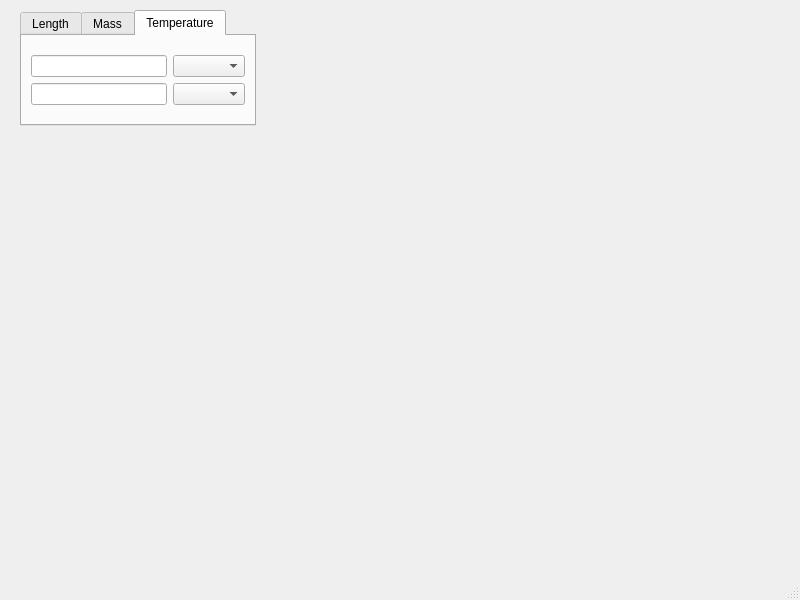
<?xml version="1.0" encoding="UTF-8"?>
<ui version="4.0">
 <class>MainWindow</class>
 <widget class="QMainWindow" name="MainWindow">
  <property name="geometry">
   <rect>
    <x>0</x>
    <y>0</y>
    <width>800</width>
    <height>600</height>
   </rect>
  </property>
  <property name="windowTitle">
   <string>MainWindow</string>
  </property>
  <widget class="QWidget" name="centralwidget">
   <widget class="QTabWidget" name="tabWidget">
    <property name="geometry">
     <rect>
      <x>20</x>
      <y>10</y>
      <width>236</width>
      <height>116</height>
     </rect>
    </property>
    <property name="currentIndex">
     <number>2</number>
    </property>
    <widget class="QWidget" name="Length">
     <attribute name="title">
      <string>Length</string>
     </attribute>
     <layout class="QGridLayout" name="gridLayout">
      <item row="0" column="0">
       <layout class="QVBoxLayout" name="verticalLayout">
        <item>
         <layout class="QHBoxLayout" name="horizontalLayout">
          <item>
           <widget class="QLineEdit" name="editTop"/>
          </item>
          <item>
           <widget class="QComboBox" name="comboTopUnit"/>
          </item>
         </layout>
        </item>
        <item>
         <layout class="QHBoxLayout" name="horizontalLayout_2">
          <item>
           <widget class="QLineEdit" name="editBotom"/>
          </item>
          <item>
           <widget class="QComboBox" name="comboBottomUnit"/>
          </item>
         </layout>
        </item>
       </layout>
      </item>
     </layout>
    </widget>
    <widget class="QWidget" name="Mass">
     <attribute name="title">
      <string>Mass</string>
     </attribute>
     <layout class="QGridLayout" name="gridLayout_2">
      <item row="0" column="0">
       <layout class="QVBoxLayout" name="verticalLayout_2">
        <item>
         <layout class="QHBoxLayout" name="horizontalLayout_3">
          <item>
           <widget class="QLineEdit" name="editTop_2"/>
          </item>
          <item>
           <widget class="QComboBox" name="comboTopUnit_2"/>
          </item>
         </layout>
        </item>
        <item>
         <layout class="QHBoxLayout" name="horizontalLayout_4">
          <item>
           <widget class="QLineEdit" name="editBottom_2"/>
          </item>
          <item>
           <widget class="QComboBox" name="comboTopUnit_3"/>
          </item>
         </layout>
        </item>
       </layout>
      </item>
     </layout>
    </widget>
    <widget class="QWidget" name="Temperature">
     <attribute name="title">
      <string>Temperature</string>
     </attribute>
     <layout class="QGridLayout" name="gridLayout_3">
      <item row="0" column="0">
       <layout class="QVBoxLayout" name="verticalLayout_3">
        <item>
         <layout class="QHBoxLayout" name="horizontalLayout_6">
          <item>
           <widget class="QLineEdit" name="editTop_3"/>
          </item>
          <item>
           <widget class="QComboBox" name="comboTopUnit_4"/>
          </item>
         </layout>
        </item>
        <item>
         <layout class="QHBoxLayout" name="horizontalLayout_5">
          <item>
           <widget class="QLineEdit" name="editBottom"/>
          </item>
          <item>
           <widget class="QComboBox" name="comboTopUnit_5"/>
          </item>
         </layout>
        </item>
       </layout>
      </item>
     </layout>
    </widget>
   </widget>
  </widget>
  <widget class="QMenuBar" name="menubar">
   <property name="geometry">
    <rect>
     <x>0</x>
     <y>0</y>
     <width>800</width>
     <height>23</height>
    </rect>
   </property>
  </widget>
  <widget class="QStatusBar" name="statusbar"/>
 </widget>
 <resources/>
 <connections/>
</ui>
